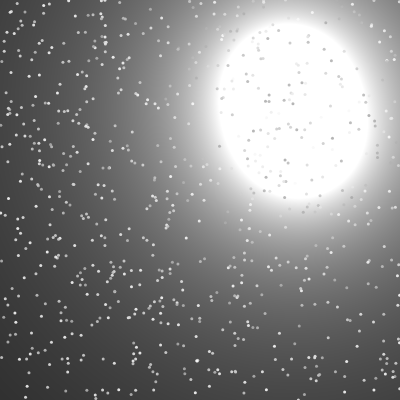
Frame 1 (no input)
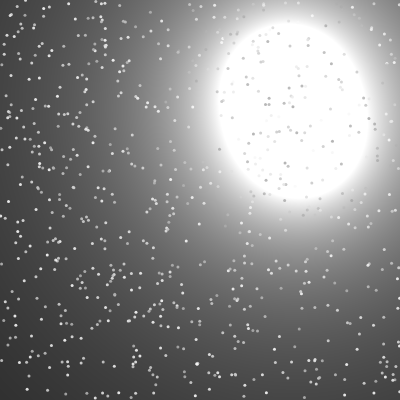
Frame 60 (no input)
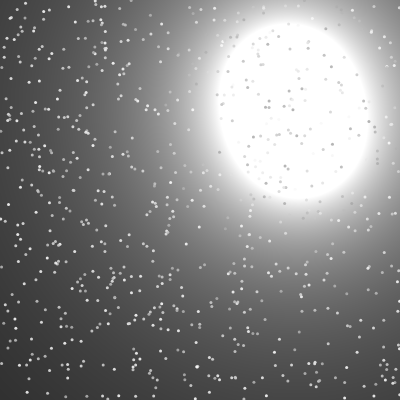
Frame 120 (the mouse pressed at the canvas centre since frame 60)

The p5.js sketch that drew these frames (run headless with seeded random() and noise() and a simulated clock; from frame 60 on, the mouse is pressed at the canvas centre):

// p5.js sketch
// ── sketch.js
let canvasW = 400;
let canvasH = 400;

let seed = 0;
let n = 0;
let bg = 210;

let bacteriaArray = []
let bacteriaCount = 2

let grainX = 0;
let grainY = 0;
let grains = 800;
let grainColor = 0;
let grainsArray = []
let grainSpeed = 0.0001
let b;


function setup() {
    initBacteria()
    console.log("p5 is running!");
    createCanvas(canvasW, canvasH);
    background(bg,bg,bg);
    initGrains()
}

function draw() {
    drawBG()
    loadPixels()
    getPixels()
    updatePixels()

    riseGrains()
    applyGrainFilter()
}

function initBacteria() {
    b = new Bacteria(200, 200, 1000)
    for(let i = 0; i < bacteriaCount; i++) {
        bacteriaArray[i] = new Bacteria(random(canvasW), random(canvasW), 1000)
    }
}

function getPixels() {
    for (x = 0; x < width; x++) {
        for (y = 0; y < height; y++) {
        let sum = 0;
        for (i = 0; i < bacteriaArray.length; i++) {
            let xdif = x - bacteriaArray[i].x;
            let ydif = y - bacteriaArray[i].y;
            let d = sqrt((xdif * xdif) + (ydif * ydif));
            sum += 10 * bacteriaArray[i].r / d;
        }

        set(x, y, color(sum, sum, sum));
        }
    }
}

function drawBG() {
    background(bg)
}

function drawBacteria() {
    ellipse(56, 46, 55, 55);
}

function applyGrainFilter() {
    drawGrains()
}

function initGrains() {
    for (let i = 0; i < grains; i++) {
        let y = random(canvasH)
        let colScale = random(bg-40, bg+40)
        let col = color(colScale,colScale,colScale,230)
        grainsArray[i] = new Grain(random(canvasW), y, col)
    }
}

function drawGrains() {
    for(let grain = 0; grain < grains; grain++) {
        fill('white')
        stroke(grainsArray[grain].color)
        strokeWeight(3)
        point(grainsArray[grain].x, grainsArray[grain].y)
    }
}

function riseGrains() {
    for (let i = 0; i < grainsArray.length; i++) {
        grainsArray[i].y = (grainsArray[i].y + (millis() % 1000) * grainSpeed) % canvasH;
    }
}


// ── bacteria.js
class Bacteria {
    r = 0;   

    constructor(x, y, r) {
        // this.pos = new p5.Vector(x, y);
        this.x = x
        this.y = y
        this.r = r;
    }

    show() {
        noFill()
        strokeWeight(4)
        stroke(0)
        ellipse(this.x, this.y, this.r*2, this.r*2)
    }
}

// ── grain.js
class Grain {
    constructor(x, y, col) {
        this.x = x
        this.y = y
        this.color = col
    }
}
